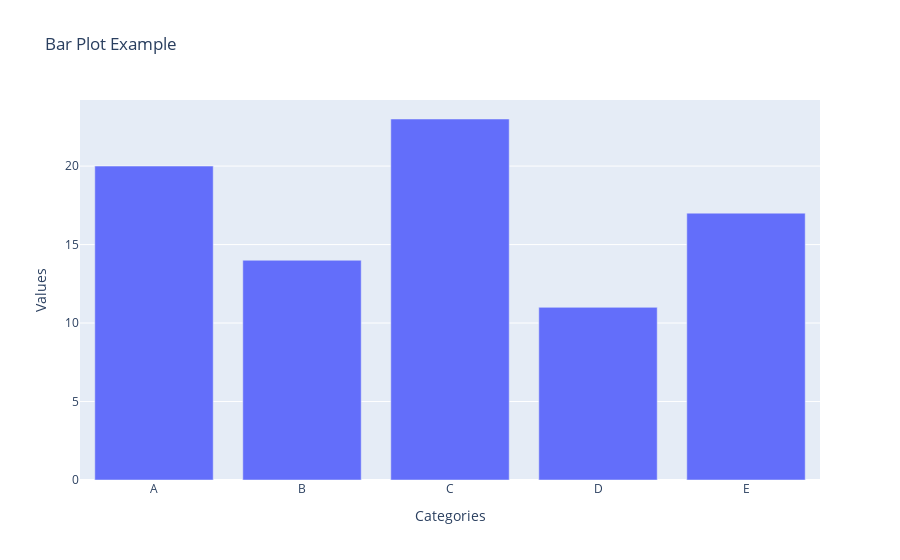

This figure's notebook cell:
### Code cell
#Q5.Generate a bar plot using Plotly?
import plotly.graph_objects as go

# Sample data
categories = ['A', 'B', 'C', 'D', 'E']
values = [20, 14, 23, 11, 17]

# Create the bar plot
fig = go.Figure(data=[go.Bar(x=categories, y=values)])

# Customize the layout (optional)
fig.update_layout(title='Bar Plot Example',
                  xaxis_title='Categories',
                  yaxis_title='Values')

# Show the plot
fig.show()

### Figure 1 — Plotly figure (JSON) as saved in the notebook; plotly's stock layout.template omitted (floating-point values rounded to 4 significant figures)
{"data": [{"type": "bar", "x": ["A", "B", "C", "D", "E"], "y": [20, 14, 23, 11, 17]}], "layout": {"autosize": true, "title": {"text": "Bar Plot Example"}, "xaxis": {"autorange": true, "range": [-0.5, 4.5], "title": {"text": "Categories"}, "type": "category"}, "yaxis": {"autorange": true, "range": [0, 24.21], "title": {"text": "Values"}, "type": "linear"}}}
